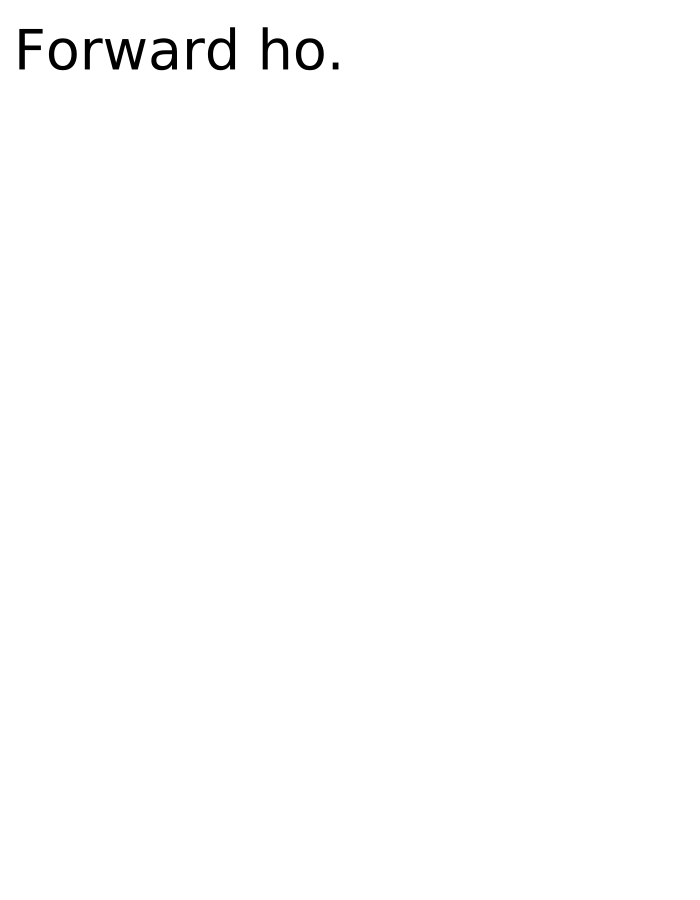

This chart was generated by the following Python code:
# https://zetcode.com/gfx/pycairo/backends/

'''
ZetCode PyCairo tutorial 

This program uses PyCairo to 
produce a PDF image.

Author: Jan Bodnar
Website: zetcode.com
'''

import cairo
       
    
def main():
    
    ps = cairo.PDFSurface("exCairo2.pdf", 504, 648)
    cr = cairo.Context(ps)
    
    cr.set_source_rgb(0, 0, 0)
    cr.select_font_face("Sans", cairo.FONT_SLANT_NORMAL,
        cairo.FONT_WEIGHT_NORMAL)
    cr.set_font_size(40)
    
    cr.move_to(10, 50)
    cr.show_text("Forward ho.")
    cr.show_page()
        
        
if __name__ == "__main__":    
    main()

### end ###
